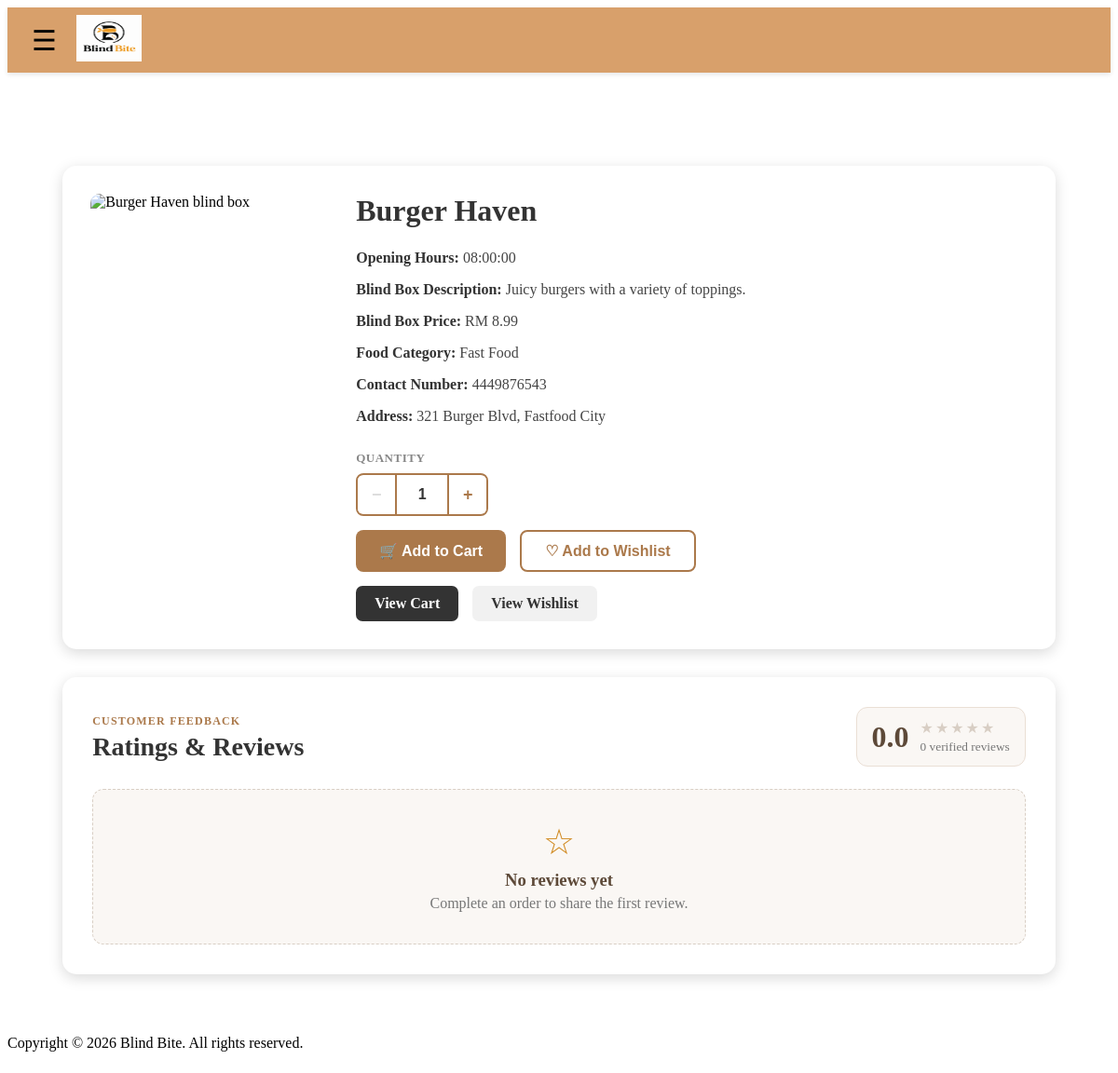
/pages/details.php?restaurant=Burger+Haven, run on the app's committed database.
### tables this page shows
CREATE TABLE restaurants (
    restaurant_name VARCHAR(100) PRIMARY KEY,
    restaurant_address VARCHAR(100) NOT NULL UNIQUE,
    restaurant_opening_hours TIME NOT NULL,
    restaurant_closing_hours TIME NOT NULL,
    restaurant_phone_number VARCHAR(20) NOT NULL UNIQUE,
    blind_box_price DECIMAL(10,2) NOT NULL,
    blind_box_description TEXT NOT NULL,
    blind_box_image VARCHAR(255) DEFAULT NULL,
    blind_box_food_category TEXT NOT NULL
);

### includes/restaurant_image.php (called while the page is built, shortened)
<?php
function restaurant_image_url(?string $filename): string
{
    $default_url = BASE_URL . '/images/BBbox.png';
    if (!$filename || basename($filename) !== $filename) {
        return $default_url;
    }
    return BASE_URL . '/images/restaurants/' . rawurlencode($filename);
}
?>

### pages/details.php (the view, shortened to what this page needs)
<?php
include '../config/db_connect.php';
$restaurant_name = isset($_GET['restaurant'])
    ? $_GET['restaurant']
    : '';
$sql = "
    SELECT *
    FROM restaurants
    WHERE restaurant_name = ?
";
$stmt = $conn->prepare($sql);
$stmt->bind_param(
    "s",
    $restaurant_name
);
$stmt->execute();
$result = $stmt->get_result();
if ($result->num_rows === 1) {
    $restaurant = $result->fetch_assoc();
} else {
    $restaurant = null;
}
$reviews = [];
$average_rating = 0.0;
include '../includes/header.php';
include '../includes/navigation.php';
?>
<main class="details-page">
    <div class="details-card">
        <?php if ($restaurant) : ?>
            <img
                src="<?php echo htmlspecialchars(restaurant_image_url($restaurant['blind_box_image'] ?? null)); ?>"
                width="200"
                height="150"
                alt="<?php echo htmlspecialchars($restaurant['restaurant_name']); ?> blind box"
            >
            <div class="details-info">
                <h1>
                    <?php
                    echo htmlspecialchars(
                        $restaurant['restaurant_name']
                    );
                    ?>
                </h1>
                <p>
                    <strong>
                        Opening Hours:
                    </strong>
                    <?php
                    echo htmlspecialchars(
                        $restaurant[
                            'restaurant_opening_hours'
                        ]
                    );
                    ?>
                </p>
                <p>
                    <strong>
                        Blind Box Description:
                    </strong>
                    <?php
                    echo htmlspecialchars(
                        $restaurant[
                            'blind_box_description'
                        ]
                    );
                    ?>
                </p>
                <p>
                    <strong>
                        Blind Box Price:
                    </strong>
                    RM
                    <?php
                    echo number_format(
                        $restaurant[
                            'blind_box_price'
                        ],
                        2
                    );
                    ?>
                </p>
                <p>
                    <strong>
                        Food Category:
                    </strong>
                    <?php
                    echo htmlspecialchars(
                        $restaurant[
                            'blind_box_food_category'
                        ]
                    );
                    ?>
                </p>
                <p>
                    <strong>
                        Contact Number:
                    </strong>
                    <?php
                    echo htmlspecialchars(
                        $restaurant[
                            'restaurant_phone_number'
                        ]
                    );
                    ?>
                </p>
                <p>
                    <strong>
                        Address:
                    </strong>
                    <?php
                    echo htmlspecialchars(
                        $restaurant[
                            'restaurant_address'
                        ]
                    );
                    ?>
                </p>
                <div class="action-buttons">
                    <form method="POST" id="addToCartForm">
                        <div class="quantity-selector">
                            <span class="quantity-label">Quantity</span>
                            <div class="quantity-controls">
                                <button
                                    type="button"
                                    class="qty-btn qty-minus"
                                    aria-label="Decrease quantity"
                                >
                                    −
                                </button>
                                <input
                                    type="number"
                                    name="quantity"
                                    id="quantityInput"
                                    class="qty-input"
                                    value="1"
                                    min="1"
                                    readonly
                                >
                                <button
                                    type="button"
                                    class="qty-btn qty-plus"
                                    aria-label="Increase quantity"
                                >
                                    +
                                </button>
                            </div>
                        </div>
                        <button
                            type="submit"
                            name="add_to_cart"
                            class="add-cart-btn"
                        >
                            🛒 Add to Cart
                        </button>
                    </form>
                    <form method="POST">
                        <button
                            type="submit"
                            name="add_to_wishlist"
                            class="wishlist-btn"
                        >
                            ♡ Add to Wishlist
                        </button>
                    </form>
                </div>
                <div class="view-buttons">
                    <a
                        href="cart.php"
                        class="view-cart-btn"
                    >
                        View Cart
                    </a>
                    <a
                        href="wishlist.php"
                        class="view-wishlist-btn"
                    >
                        View Wishlist
                    </a>
                </div>
            </div>
        <?php else : ?>
            <h1>
                Restaurant not found
            </h1>
        <?php endif; ?>
    </div>
    <?php if ($restaurant) : ?>
        <section class="restaurant-reviews">
            <div class="reviews-heading">
                <div>
                    <span class="reviews-eyebrow">Customer feedback</span>
                    <h2>Ratings &amp; Reviews</h2>
                </div>
                <div class="rating-summary">
                    <strong><?php echo number_format($average_rating, 1); ?></strong>
                    <div>
                        <span class="summary-stars" aria-hidden="true">
                            <?php for ($star = 1; $star <= 5; $star++) : ?>
                                <span class="<?php echo $star <= round($average_rating) ? 'is-filled' : ''; ?>">★</span>
                            <?php endfor; ?>
                        </span>
                        <small>
                            <?php echo count($reviews); ?>
                            <?php echo count($reviews) === 1 ? 'verified review' : 'verified reviews'; ?>
                        </small>
                    </div>
                </div>
            </div>
            <?php if (empty($reviews)) : ?>
                <div class="no-reviews">
                    <span aria-hidden="true">☆</span>
                    <h3>No reviews yet</h3>
                    <p>Complete an order to share the first review.</p>
                </div>
            <?php endif; ?>
        </section>
    <?php endif; ?>
</main>
<?php
include '../includes/footer.php';
?>

### css/style.css (style rules this page uses)
.details-page { width: 80%; max-width: 1000px; margin: 100px auto 50px; }
.details-page { width: 90%; max-width: 1100px; margin: 100px auto 50px; }
.details-card { display: flex; align-items: flex-start; gap: 35px; background: #ffffff; border-radius: 15px; padding: 30px; box-shadow: 0 4px 15px rgba(0, 0, 0, 0.15); box-sizing: border-box; }
.details-card > img { width: 250px; height: 190px; object-fit: cover; border-radius: 10px; flex-shrink: 0; }
.details-info { flex: 1; min-width: 0; }
.details-info h1 { margin: 0 0 20px 0; font-size: 32px; color: #333; }
.details-info p { margin: 10px 0; line-height: 1.5; color: #444; }
.details-info strong { color: #333; }
.action-buttons { display: flex; align-items: flex-end; gap: 15px; margin-top: 25px; }
.action-buttons form { margin: 0; }
.add-cart-btn { background: #ab794b; color: white; border: none; border-radius: 8px; padding: 13px 25px; font-size: 16px; font-weight: bold; cursor: pointer; transition: 0.2s; }
.wishlist-btn { background: white; color: #ab794b; border: 2px solid #ab794b; border-radius: 8px; padding: 11px 25px; font-size: 16px; font-weight: bold; cursor: pointer; transition: 0.2s; }
.view-buttons { display: flex; gap: 15px; margin-top: 15px; }
.view-cart-btn, .view-wishlist-btn { display: inline-block; padding: 10px 20px; border-radius: 7px; text-decoration: none; font-weight: bold; transition: 0.2s; }
.view-cart-btn { background: #333; color: white; }
.view-wishlist-btn { background: #f1f1f1; color: #333; }
.quantity-selector { display: flex; flex-direction: column; gap: 8px; margin-bottom: 15px; }
.quantity-label { font-size: 13px; font-weight: bold; color: #888; text-transform: uppercase; letter-spacing: 0.5px; }
.quantity-controls { display: inline-flex; align-items: center; border: 2px solid #ab794b; border-radius: 8px; overflow: hidden; width: fit-content; }
.qty-btn { background: white; color: #ab794b; border: none; width: 40px; height: 40px; font-size: 18px; font-weight: bold; cursor: pointer; transition: 0.2s; }
.qty-btn:disabled { color: #ddd; cursor: not-allowed; }
.qty-input { width: 50px; height: 40px; border: none; border-left: 2px solid #ab794b; border-right: 2px solid #ab794b; text-align: center; font-size: 16px; font-weight: bold; color: #333; background: white; -moz-appearance: textfield; appearance: textfield; }
.restaurant-reviews { margin-top: 30px; padding: 32px; background: #fff; border-radius: 15px; box-shadow: 0 4px 15px rgba(0, 0, 0, 0.15); }
.reviews-heading, .review-card-heading { display: flex; align-items: center; justify-content: space-between; gap: 20px; }
.reviews-heading h2 { margin: 4px 0 0; color: #333; font-size: 28px; }
.reviews-eyebrow { color: #ab794b; font-size: 12px; font-weight: bold; letter-spacing: 1.2px; text-transform: uppercase; }
.rating-summary { display: flex; align-items: center; gap: 12px; padding: 12px 16px; border: 1px solid #eadfd5; border-radius: 12px; background: #faf7f4; }
.rating-summary > strong { color: #5d4938; font-size: 32px; line-height: 1; }
.rating-summary > div { display: grid; gap: 3px; }
.summary-stars { display: flex; color: #d8cec4; font-size: 16px; letter-spacing: 2px; }
.rating-summary small, .reviewer small { display: block; color: #777; }
.no-reviews { margin-top: 24px; padding: 34px 20px; border: 1px dashed #d8cec4; border-radius: 12px; background: #faf7f4; text-align: center; }
.no-reviews > span { color: #d18b22; font-size: 38px; }
.no-reviews h3 { margin: 8px 0 5px; color: #5d4938; }
.no-reviews p { margin: 0; color: #777; }

### data on the page
restaurants: restaurant_name "Burger Haven", restaurant_opening_hours "08:00:00", blind_box_description "Juicy burgers with a variety of toppings.", blind_box_price "8.99", blind_box_food_category "Fast Food", restaurant_phone_number "4449876543", restaurant_address "321 Burger Blvd, Fastfood City"

### other printed values
$average_rating "0.0"
count($reviews) "0"
